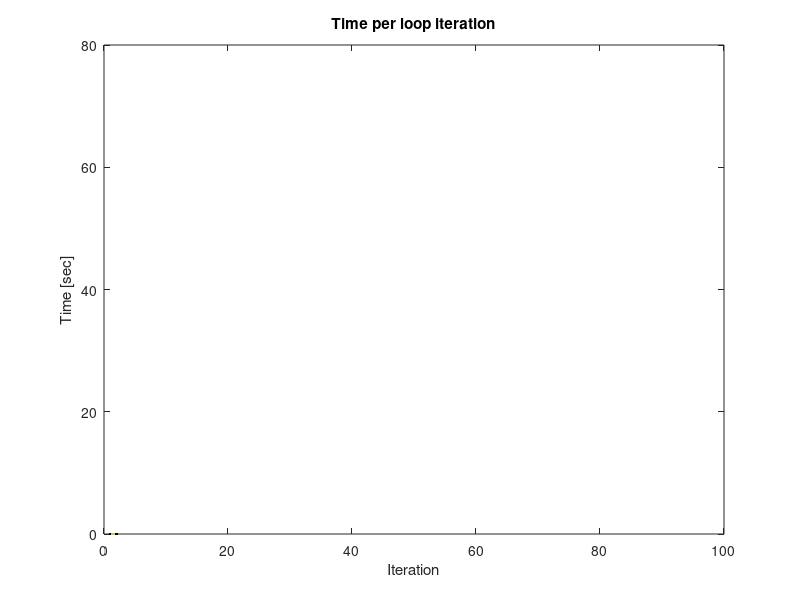

This chart was generated by the following MATLAB code: (Note: this script raises an error after producing the figure.)
% source: https://www.mathworks.com/help/matlab/creating_plots/making-graphsresponsive-with-data-linking.html
% Set up two data points to get us started.
x2 = [1 2];
y2 = [0 0];
% Start the plot. Set the x- and y-boundaries
% we'll plot black dots and yellow dashed lines b/w the dots
figure(1);
p = plot(x2,y2,'y.--','MarkerEdgeColor','k');
xlim([0 100])
ylim([0 80])
% Label the plots
xlabel('Iteration')
ylabel('Time [sec]')
title('Time per loop iteration');
% tell the plot object what the data sources are when it refreshes.
p.XDataSource = 'x2';
p.YDataSource = 'y2';
% Start recording time
tic;
% Loop nearly 100 times. (Modify so that it finishes at 30)
for t = 3:100 % (HINT: change the 100 to be 30)
    % Set new x and y values
    x2(t) = t; % loop iteration
    y2(t) = toc; % time taken

    % refresh the data for the plot
    refreshdata
    title('Current time: ',y2(t));
    drawnow

    % add a random pause to make things interesting.
    pause(rand());
end
title('Time per loop iteration');